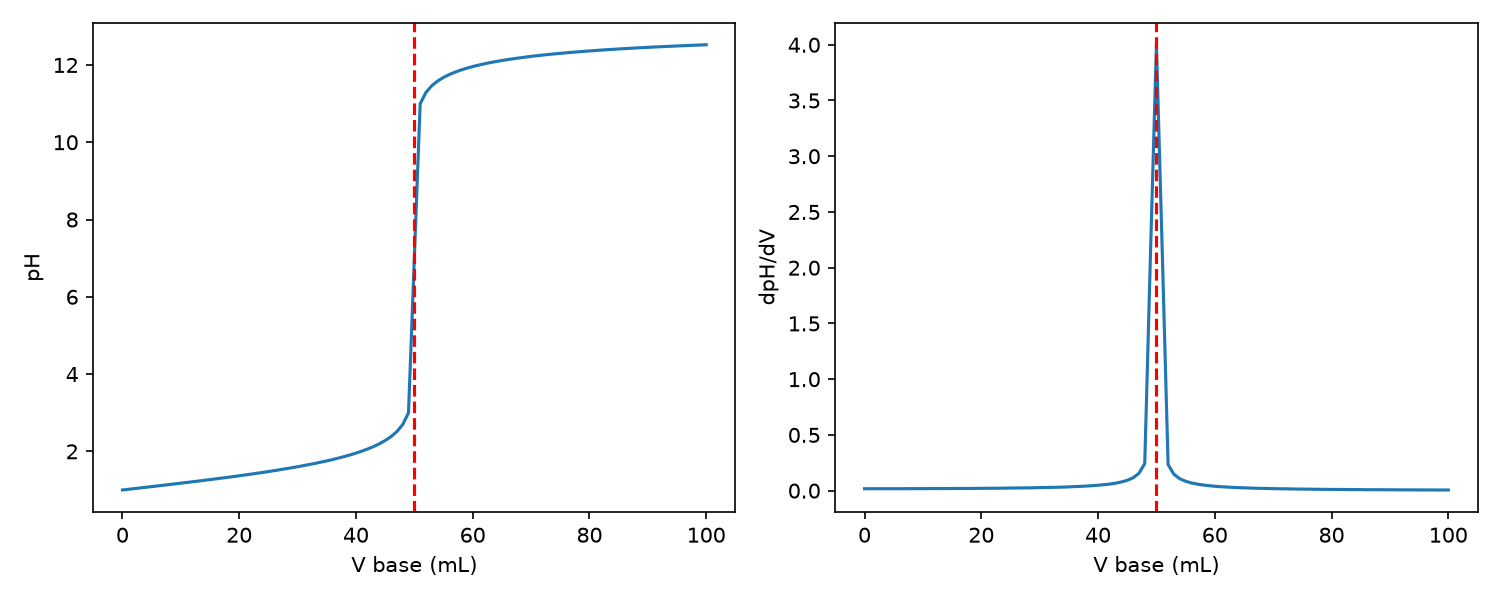

Recreate this plot in Python.
import numpy as np
import matplotlib.pyplot as plt

data = np.loadtxt("titration.csv", delimiter=",", skiprows=1)
V, pH = data[:, 0], data[:, 1]

slope = np.gradient(pH, V)
i = np.argmax(slope)
print(f"Equivalence point: V = {V[i]:.2f} mL (max slope = {slope[i]:.2f})")

fig, ax = plt.subplots(1, 2, figsize=(10, 4))
ax[0].plot(V, pH); ax[0].axvline(V[i], color="r", ls="--")
ax[0].set_xlabel("V base (mL)"); ax[0].set_ylabel("pH")
ax[1].plot(V, slope); ax[1].axvline(V[i], color="r", ls="--")
ax[1].set_xlabel("V base (mL)"); ax[1].set_ylabel("dpH/dV")
plt.tight_layout()
plt.savefig("titration.png", dpi=150)
